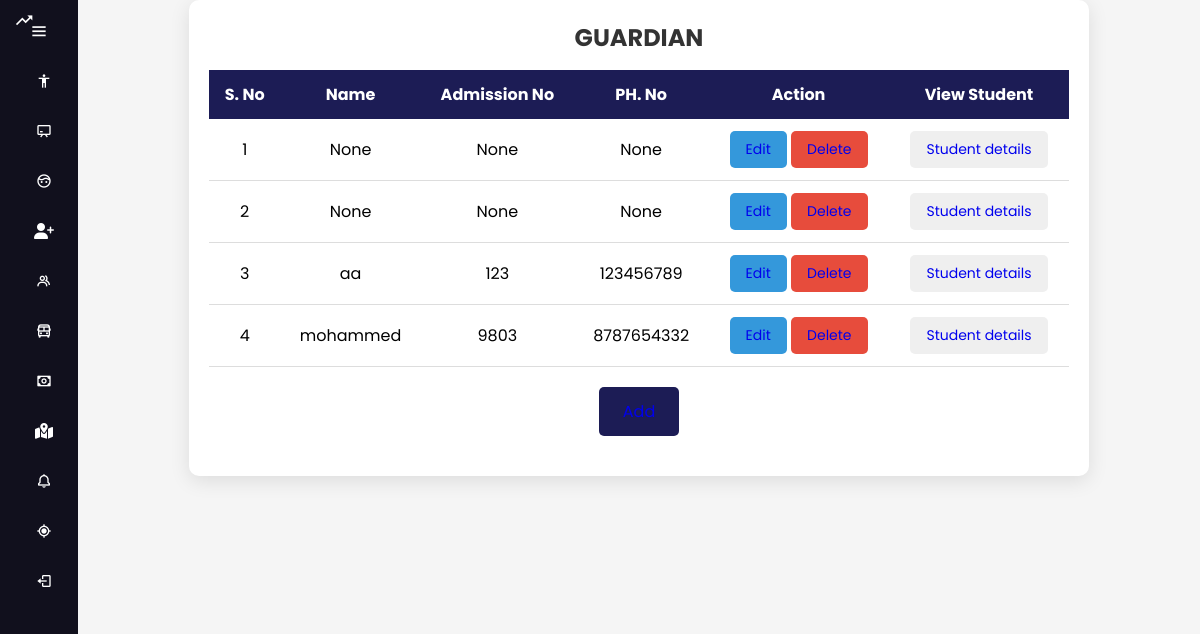
Before: /administrator/Viewguard/ with the older database file.
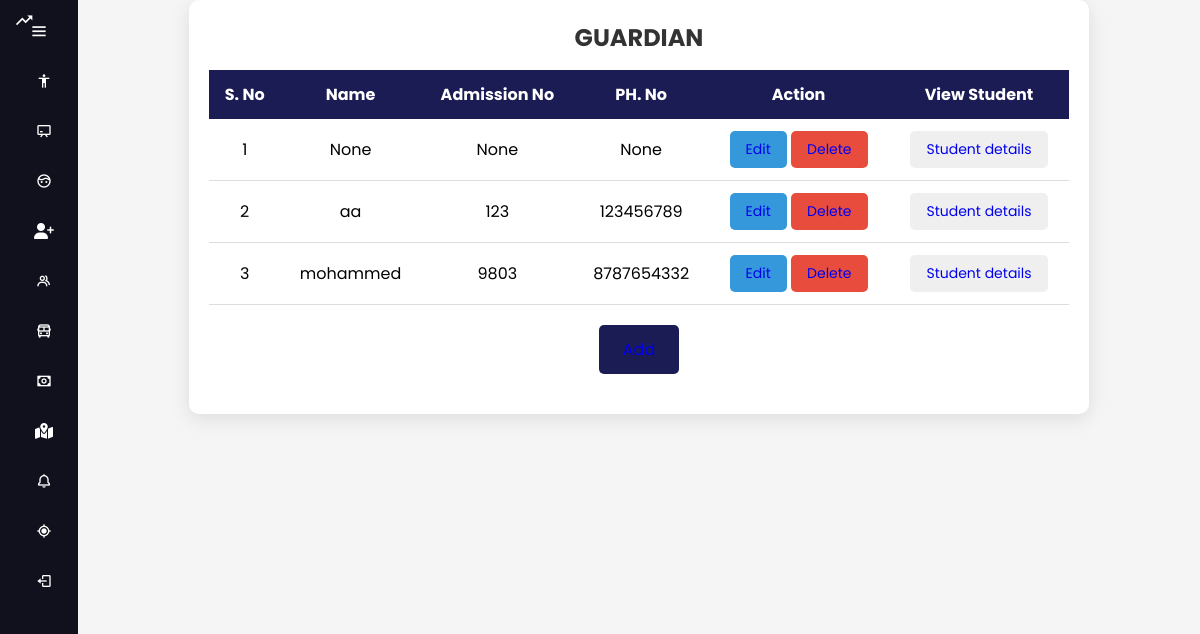
After: the same page with the newer database file.
### administrator/models.py (models this page shows)
class GuardianTable(models.Model):
    Name = models.CharField(max_length=30, null=True, blank=True)
    admissionno=models.CharField(max_length=10,null=True,blank=True)
    phoneno=models.BigIntegerField(null=True,blank=True)
    created_at=models.DateTimeField(auto_now_add=True, null=True, blank=True)
    updated_at = models.DateTimeField(auto_now_add=True, null=True, blank=True)

### administrator/views.py (the view)
# urls.py: path('Viewguard/',ViewGuardian.as_view(),name="vguard_page"),
class ViewGuardian(View):
    def get(self, request):
        guard_obj =GuardianTable.objects.all()
        return render(request, "administrator/guardian/view_guardian.html", {'val': guard_obj})

### templates/administrator/guardian/view_guardian.html (shortened to what this page needs)
{% extends 'administrator/admindashboard.html' %}
{% load static %}
{% block body %}
<!DOCTYPE html>
<html lang="en">
<head>
    <link rel="stylesheet" href="{% static 'guardian.css' %}">
</head>
<body>
    <div class="table-container">
        <h2>GUARDIAN</h2>
        <table>
            <tr>
                <th>S. No</th>
                <th>Name</th>
                <th>Admission No</th>
                <th>PH. No</th>
                <th>Action</th>
                <th>View Student</th>
            </tr>
            {% for i in val %}
            <tr>
                <td>{{ forloop.counter }}</td>
                <td>{{ i.Name }}</td>
                <td>{{ i.admissionno }}</td>
                <td>{{ i.phoneno }}</td>
                <td>
                    <button class="action-btn edit-btn"><a href="/administrator/editguard/{{ i.id }}/">Edit</a></button>
                    <button class="action-btn delete-btn"><a href="/administrator/Deleteguardian/{{ i.id }}/">Delete</a></button>
                </td>
                <td>
                    <button class="action-btn view-btn"> <a href="/administrator/Viewstudentdetails/{{ i.id }}/">Student details</a></button>
                </td>
            </tr>
            {% endfor %}
        </table>
        <button class="add-btn"> <a href="{% url 'addguardian_page' %}">Add</a></button>
    </div>
</body>
</html>
{% endblock %}

Changed rows visible on the page:
removed GuardianTable: Name "None", admissionno "None", phoneno "None"
